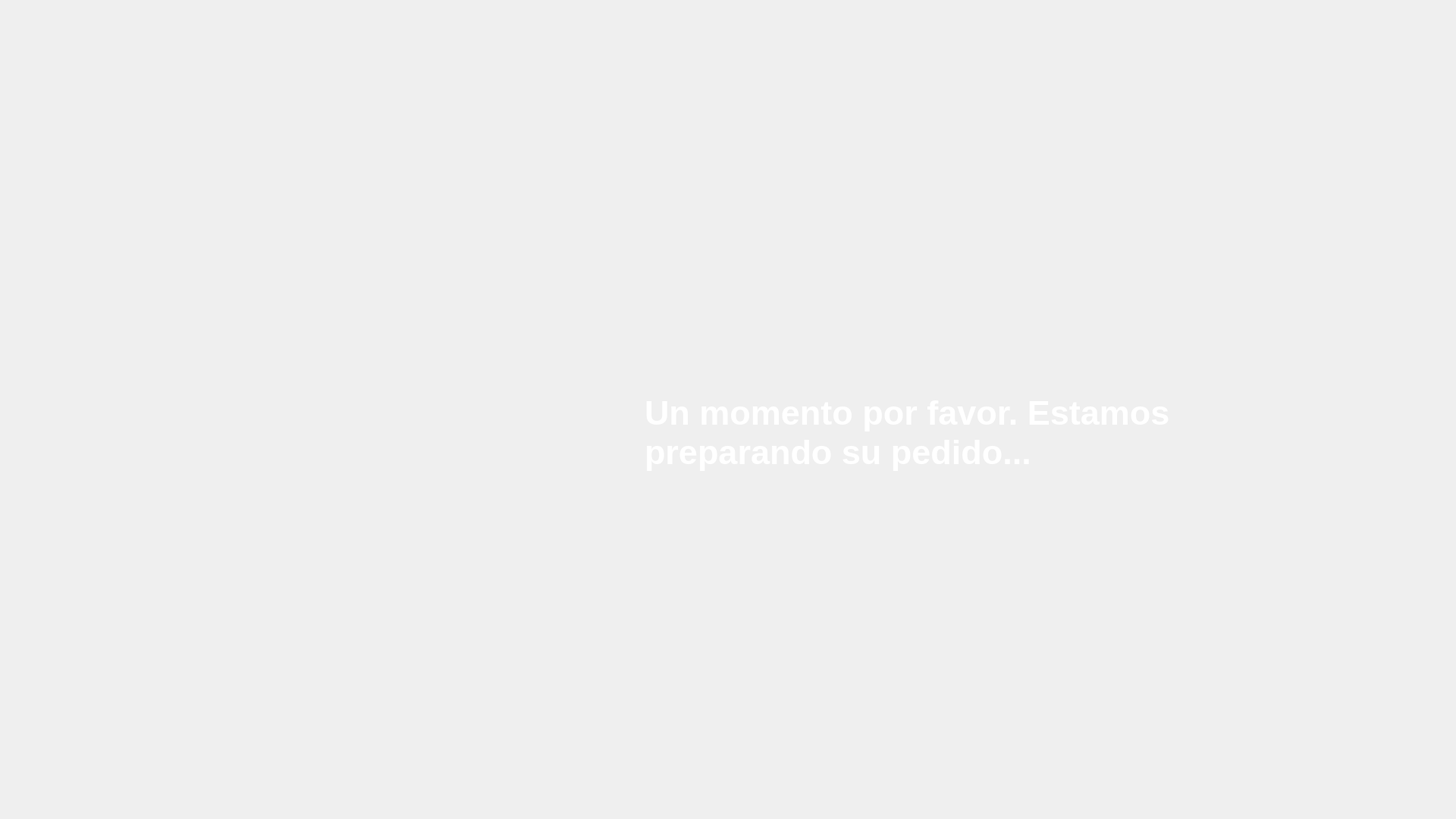
<?xml version="1.0" encoding="UTF-8"?>
<ui version="4.0">
 <class>MainWindow</class>
 <widget class="QMainWindow" name="MainWindow">
  <property name="geometry">
   <rect>
    <x>0</x>
    <y>0</y>
    <width>1920</width>
    <height>1080</height>
   </rect>
  </property>
  <property name="windowTitle">
   <string>MainWindow</string>
  </property>
  <property name="styleSheet">
   <string notr="true">QWidget {
    background: qlineargradient(
        spread:pad, x1:0, y1:0, x2:1, y2:0,
        stop:0 rgba(255, 220, 150, 255), /* Color claro, hacia la izquierda */
        stop:1 rgba(230, 134, 60, 255)  /* Color naranja oscuro, hacia la derecha */
    );

}
</string>
  </property>
  <widget class="QWidget" name="centralwidget">
   <widget class="QLabel" name="Mensaje">
    <property name="geometry">
     <rect>
      <x>850</x>
      <y>480</y>
      <width>711</width>
      <height>180</height>
     </rect>
    </property>
    <property name="styleSheet">
     <string notr="true">QLabel{
	background: none;
	font-family: &quot;Calibri&quot;;         /* Fuente Calibri */
    font-size: 34pt;                /* Tamaño de 20pt */
    color: white;              
    font-weight: bold;            /* Normal, ajusta a bold si necesitas */
    text-align: left;               /* Alineación izquierda, cámbialo a center si es necesario */
	
}</string>
    </property>
    <property name="text">
     <string>Un momento por favor. Estamos 
preparando su pedido...</string>
    </property>
   </widget>
   <widget class="QLabel" name="gifCargar">
    <property name="geometry">
     <rect>
      <x>640</x>
      <y>450</y>
      <width>241</width>
      <height>241</height>
     </rect>
    </property>
    <property name="styleSheet">
     <string notr="true">QLabel{
	background: none;
	
}
border-image: url(:/gif/Cargando.gif);</string>
    </property>
    <property name="text">
     <string/>
    </property>
   </widget>
  </widget>
 </widget>
 <resources/>
 <connections/>
</ui>
